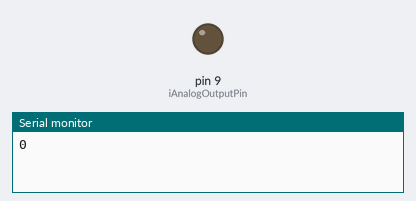
Bench run of a sketch on a simulated Arduino Uno, built with avr-gcc and run on an emulated ATmega328P. On the bench: output pins drawn as LEDs (lit = HIGH), the last lines printed to the serial monitor.

Above: at 0.05 s.
At 9.46 s:
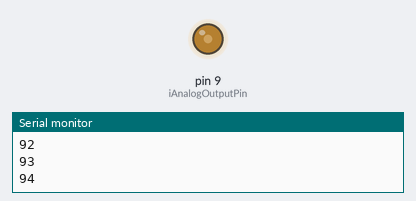
At 19.98 s:
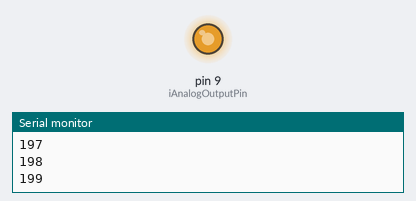
At 39.93 s:
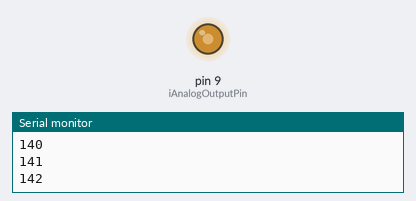
Timing chart, 0 to 40.0 s (numbered marks = the images above):
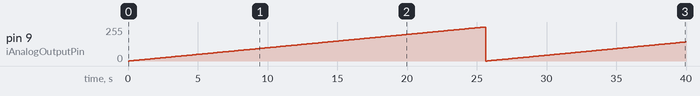

The sketch:

ViewAnalogSignal.ino
```cpp
int iAnalogOutputPin = 9;         //define variable to identify which analog pin will be used
int iOutputValue = 0;
void setup() {
  // put your setup code here, to run once:
  Serial.begin(9600);             // setup serial output

}

void loop() {
  // put your main code here, to run repeatedly:

    /**************

  iOutputValue = 0;
  Serial.println(iOutputValue);
  analogWrite(iAnalogOutputPin, iOutputValue);
  delay(4000);

  iOutputValue = 128;
  Serial.println(iOutputValue);
  analogWrite(iAnalogOutputPin, iOutputValue);
  delay(4000);

  iOutputValue = 255;
  Serial.println(iOutputValue);
  analogWrite(iAnalogOutputPin, iOutputValue);
  delay(4000);

  ************/

for(int i = 0;i<256;i++)
{
  Serial.println(i);
  analogWrite(iAnalogOutputPin, i);
  delay(100);
}

}
```

Measured:
- by itself, pin 9 (iAnalogOutputPin): 0/255 → 1/255 at 0.10 s, → 2/255 0.10 s later, → 3/255 0.10 s later, → 4/255 0.10 s later, … (399 changes in this stretch)
